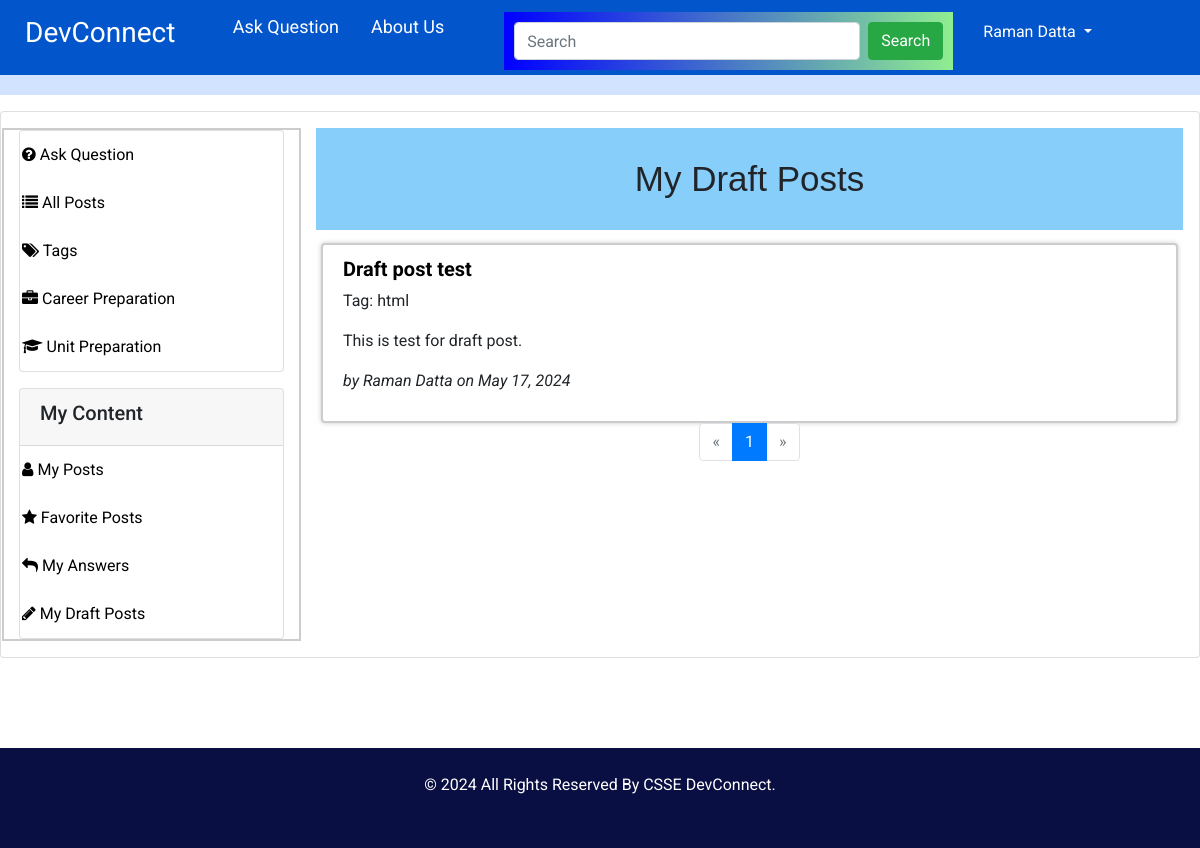
/drafts (signed in), run on the app's committed database.
### app/models/model.py (models this page shows, shortened)
class Posts(db.Model):
    __tablename__ = "posts"
    id = db.Column(db.Integer, primary_key=True)
    title = db.Column(db.String(255), nullable=False)
    content = db.Column(db.Text, nullable=False)
    author_id = db.Column(db.Integer, db.ForeignKey('users.id'))
    date_posted = db.Column(db.DateTime, default=datetime.utcnow)
    deleted = db.Column(db.Boolean, default=False)
    answered = db.Column(db.Boolean, default=False)
    tag_id = db.Column(db.Integer, db.ForeignKey('tags.id'))
    career_preparation = db.Column(db.Boolean, default=False)
    is_draft = db.Column(db.Boolean, default=False)  # New column to indicate if the post is a draft
    author = db.relationship('User', backref=db.backref('posts', lazy=True))
    tag = db.relationship('Tag', backref=db.backref('posts', lazy=True))

class Tag(db.Model):
    __tablename__ = "tags"
    id = db.Column(db.Integer, primary_key=True)
    tag = db.Column(db.String(100), nullable=False)

class User(UserMixin, db.Model):
    __tablename__ = "users"
    id = db.Column(db.Integer, primary_key=True)
    first_name = db.Column(db.String(100), nullable=False)
    last_name = db.Column(db.String(100), nullable=False)
    uwa_id = db.Column(db.String(100), unique=True, nullable=False)
    email = db.Column(db.String(100), unique=True, nullable=False)
    major = db.Column(db.String(100), nullable=False)
    password_hash = db.Column(db.String(200), nullable=False)
    user_image = db.Column(db.String(200))
    is_disabled = db.Column(db.Boolean, default=False)
    timestamp = db.Column(db.DateTime, default=datetime.utcnow)
    role = db.Column(db.String(100))
    @property
    def is_active(self):
        return not self.is_disabled

### app/controllers/main_controller.py (the view)
@main.route('/drafts')
@login_required
def drafts():
    page = request.args.get('page', 1, type=int)
    order = request.args.get('order', 'asc')
    heading = "My Draft Posts"
    user_drafts_query = Posts.query.filter_by(author_id=current_user.id, is_draft=True).order_by(
        Posts.date_posted.asc() if order == 'asc' else Posts.date_posted.desc()
    )
    pagination = user_drafts_query.paginate(page=page, per_page=10, error_out=False)
    user_drafts = pagination.items
    return render_template('main/drafts.html', posts=user_drafts, pagination=pagination, heading=heading, origin='drafts')

### app/__init__.py (called while the page is built)
def create_app(config_class=Config):
    app = Flask(__name__)
    ckeditor = CKEditor(app)
    app.config.from_object(config_class)
    db.init_app(app)
    migrate.init_app(app, db)
    mail.init_app(app)
    login_manager.init_app(app)  # Attach LoginManager to the app
    login_manager.login_view = 'auth.login'  # Define the login view
    login_manager.login_message = "Please log in to access this page."  # Optional: Customize the login message
    @login_manager.user_loader
    def load_user(user_id):
        from app.models.model import User  # Import inside to avoid circular import issues
        user = User.query.get(int(user_id))
        return user
    from app.controllers.auth_controller import auth
    from app.controllers.main_controller import main
    app.register_blueprint(auth, url_prefix='/auth')
    app.register_blueprint(main)
    return app

### app/controllers/main_controller.py (called while the page is built)
@main.before_app_request
def add_tags_to_sidebar():
    if current_user.is_authenticated:
        tags_with_counts = db.session.query(
            Tag.id,
            Tag.tag,
            func.count(Posts.id).label('post_count')
        ).join(Posts, Posts.tag_id == Tag.id).group_by(Tag.id).all()
        g.tags = tags_with_counts
    else:
        g.tags = []

### app/templates/main/drafts.html (shortened to what this page needs)
{% extends "includes/layout.html" %}
{% block content %}
<div class="card p-3 mt-3">
    <div class="row">
        {% include "includes/sidebar.html" %}
        <div class="col-md-9">
            <h1>My Draft Posts</h1>
            <ul class="list-group" id="posts-list">
                {% for post in posts %}
                <li class="list-group-item">
                    <h5>
                        <a href="{{ url_for('main.view_draft', post_id=post.id, origin='drafts') }}">{{ post.title }}</a>
                    </h5>
                    <p>Tag: {{ post.tag.tag if post.tag else 'N/A' }}</p>
                    <p>{{ post.content|safe }}</p>
                    <p class="authorpost">by <span class="author_n">{{ post.author.first_name }} {{ post.author.last_name }}</span> on {{ post.date_posted.strftime('%B %d, %Y') }}</p>
                </li>
                {% endfor %}
            </ul>
            <nav aria-label="Page navigation">
                <ul class="pagination justify-content-center">
                    {% if pagination.has_prev %}
                    <li class="page-item">
                        <a class="page-link" href="{{ url_for('main.drafts', page=pagination.prev_num) }}" aria-label="Previous">
                            <span aria-hidden="true">&laquo;</span>
                        </a>
                    </li>
                    {% else %}
                    <li class="page-item disabled">
                        <a class="page-link" href="#" aria-label="Previous">
                            <span aria-hidden="true">&laquo;</span>
                        </a>
                    </li>
                    {% endif %}
                    {% for page_num in pagination.iter_pages() %}
                    <li class="page-item {% if page_num == pagination.page %}active{% endif %}">
                        <a class="page-link" href="{{ url_for('main.drafts', page=page_num) }}">{{ page_num }}</a>
                    </li>
                    {% endfor %}
                    {% if pagination.has_next %}
                    <li class="page-item">
                        <a class="page-link" href="{{ url_for('main.drafts', page=pagination.next_num) }}" aria-label="Next">
                            <span aria-hidden="true">&raquo;</span>
                        </a>
                    </li>
                    {% else %}
                    <li class="page-item disabled">
                        <a class="page-link" href="#" aria-label="Next">
                            <span aria-hidden="true">&raquo;</span>
                        </a>
                    </li>
                    {% endif %}
                </ul>
            </nav>
        </div>
    </div>
</div>
{% endblock %}

### app/static/css/style.css (style rules this page uses)
body { font-family: "Roboto", sans-serif; color: #040000; }
.authorpost { font-style: italic; }
li.list-group-item { transition: all 1s ease; border: solid 2px #ccc; margin:5px; box-shadow: 0px 0px 5px #ccc; border-radius: 20px; }
li.list-group-item h2,li.list-group-item a { font-weight: bold; color: #000; padding: 0px; }
h1, h2 { font-family: 'Merriweather Sans', sans-serif; }
a, a:hover, a:focus { text-decoration: none; }

### data on the page
Posts: title "Draft post test", tag "html", content "This is test for draft post.", author.first_name "Raman", author.last_name "Datta", date_posted "May 17, 2024"

### other printed values
{{ session['user_name'] }} "Raman Datta"
{{ page_num }} "1"
